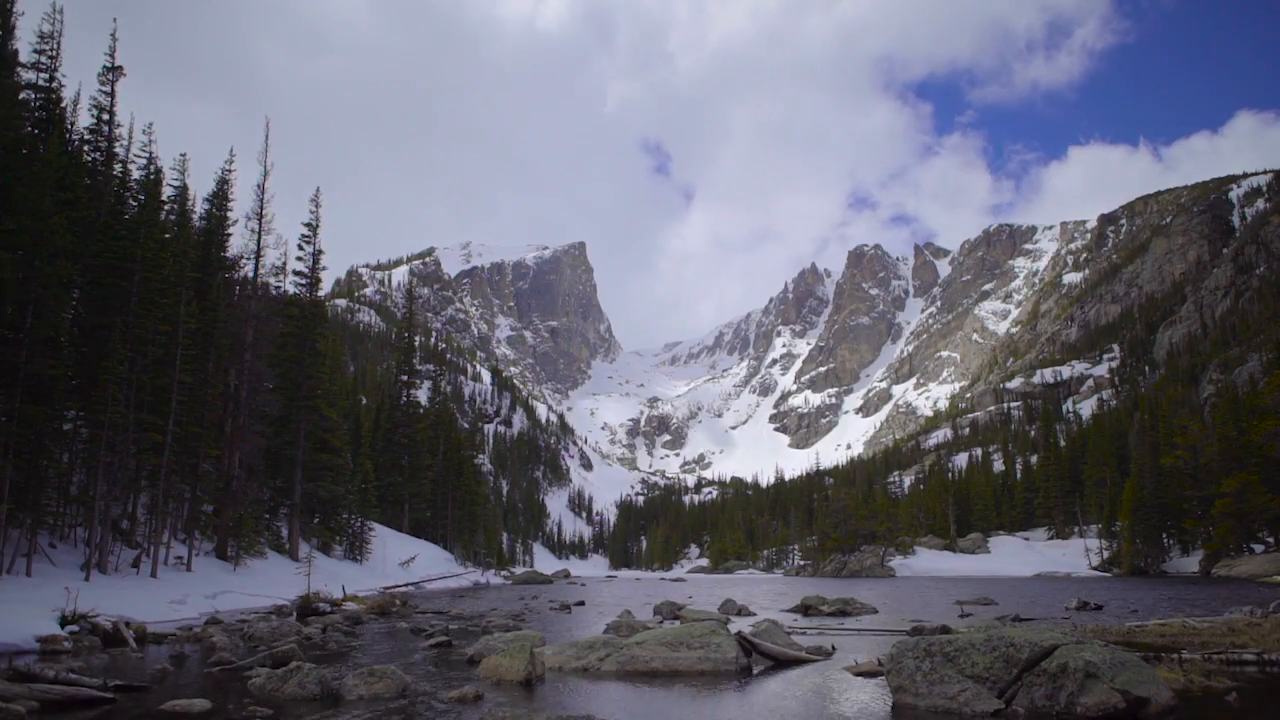
#> input picture frame 41 of resources/Dream_lake_1.mp4, 1280 x 720 px, given in place of the camera
$ python task7.py
#> lines starting #> are read from the running program, lines starting #| are printed output that depends on the picture; after the words box and inside, x2 and y2 are one past the last pixel; in counts of white or black regions, pixels touching at a corner belong together
# Задание 7 (самостоятельно). Отобразить информацию с вебкамеры,
# записать видео в файл, продемонстрировать видео.

import cv2

cap = cv2.VideoCapture(1)
w = int(cap.get(cv2.CAP_PROP_FRAME_WIDTH))
h = int(cap.get(cv2.CAP_PROP_FRAME_HEIGHT))

fourcc = cv2.VideoWriter_fourcc(*'mp4v')
video_writer = cv2.VideoWriter(r'..\resources\output7.mp4', fourcc, 25, (w, h))

while True:
    ret, frame = cap.read()
#> frame is the input picture: shape (720, 1280, 3); mean B, G, R 111.6, 98.5, 98.1
    if not ret:
        break

    height, width, _ = frame.shape
#> height = 720; width = 1280

    rect_width = 100  # Ширина прямоугольника
    rect_height = 300  # Высота прямоугольника

    top_left_x = (width - rect_width) // 2
#> top_left_x = 590
    top_left_y = (height - rect_height) // 2
#> top_left_y = 210
    bottom_right_x = top_left_x + rect_width
#> bottom_right_x = 690
    bottom_right_y = top_left_y + rect_height
#> bottom_right_y = 510
    cv2.rectangle(frame, (top_left_x, top_left_y), (bottom_right_x, bottom_right_y), (0, 0, 255), 2)

    rect_width = 300  # Ширина прямоугольника
    rect_height = 100  # Высота прямоугольника

    top_left_x = (width - rect_width) // 2
#> top_left_x = 490
    top_left_y = (height - rect_height) // 2
#> top_left_y = 310
    bottom_right_x = top_left_x + rect_width
#> bottom_right_x = 790
    bottom_right_y = top_left_y + rect_height
#> bottom_right_y = 410
    cv2.rectangle(frame, (top_left_x, top_left_y), (bottom_right_x, bottom_right_y), (0, 0, 255), 2)
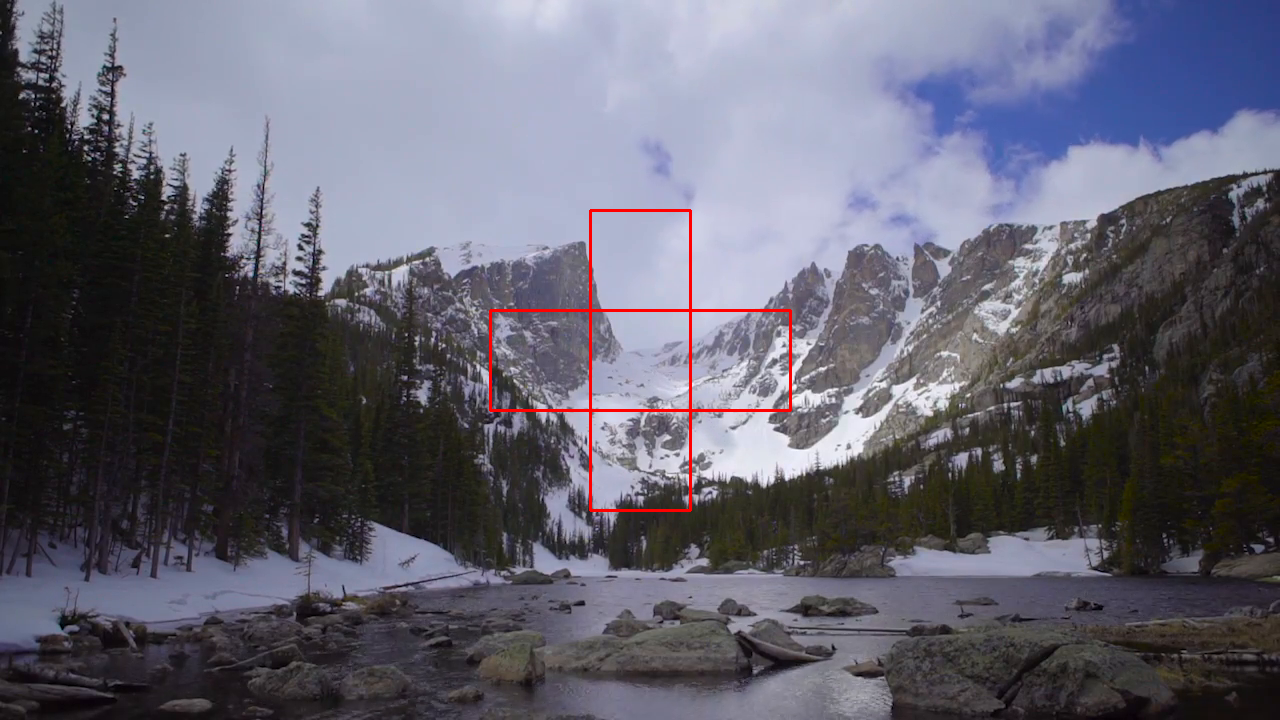
#> frame: shape (720, 1280, 3); mean B, G, R 110.7, 97.7, 98.6
    ROI = frame[top_left_y:top_left_y + rect_height, top_left_x:top_left_x + rect_width]
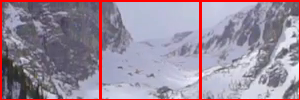
#> ROI: shape (100, 300, 3); mean B, G, R 155.6, 139.2, 154.9

    blur = cv2.GaussianBlur(ROI, (101, 1), 30)
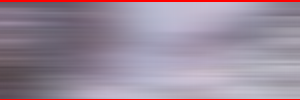
#> blur: shape (100, 300, 3); mean B, G, R 156, 139.6, 154.5
    frame[top_left_y:top_left_y + rect_height, top_left_x:top_left_x + rect_width] = blur
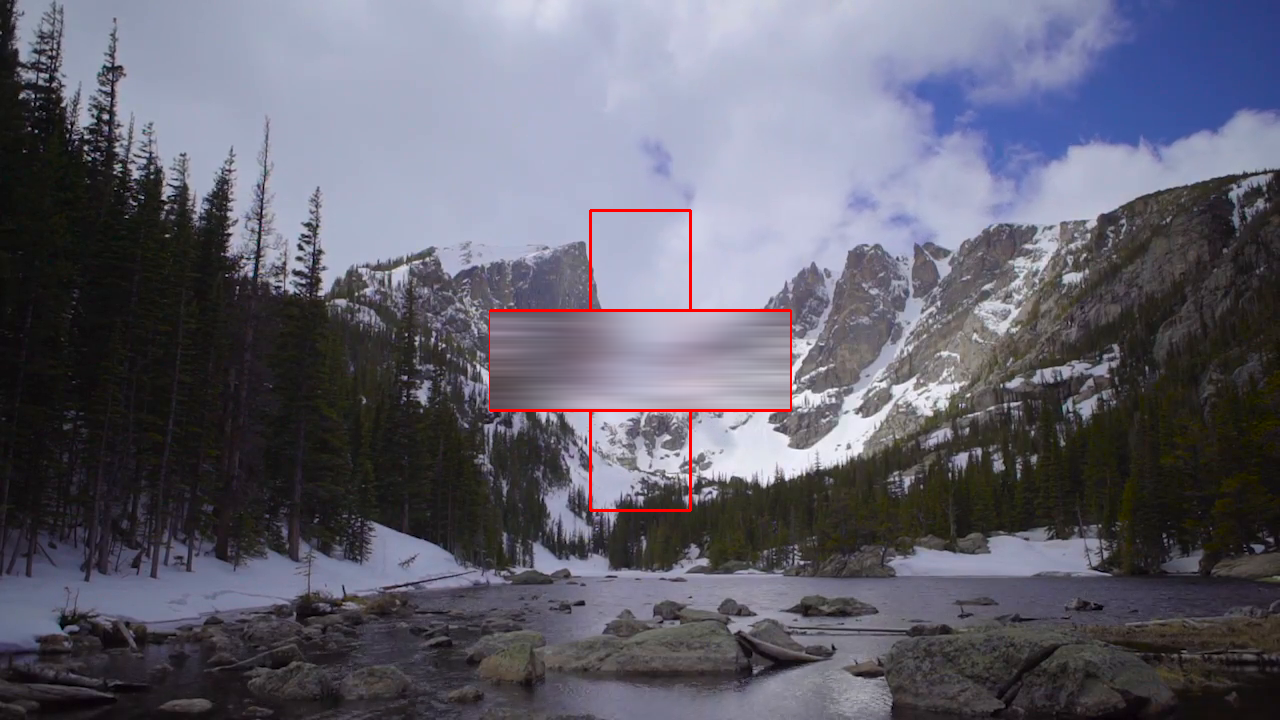
#> frame: shape (720, 1280, 3); 3.16% of pixels changed, all inside (x1, y1, x2, y2) = (490, 312, 790, 409)

    cv2.imshow("Video", frame)
    video_writer.write(frame)

    if cv2.waitKey(1) & 0xFF == 27:
#> (key Esc is pressed here)
        break

video_writer.release()
cap.release()
cv2.destroyAllWindows()

$ run again, starting later in the video
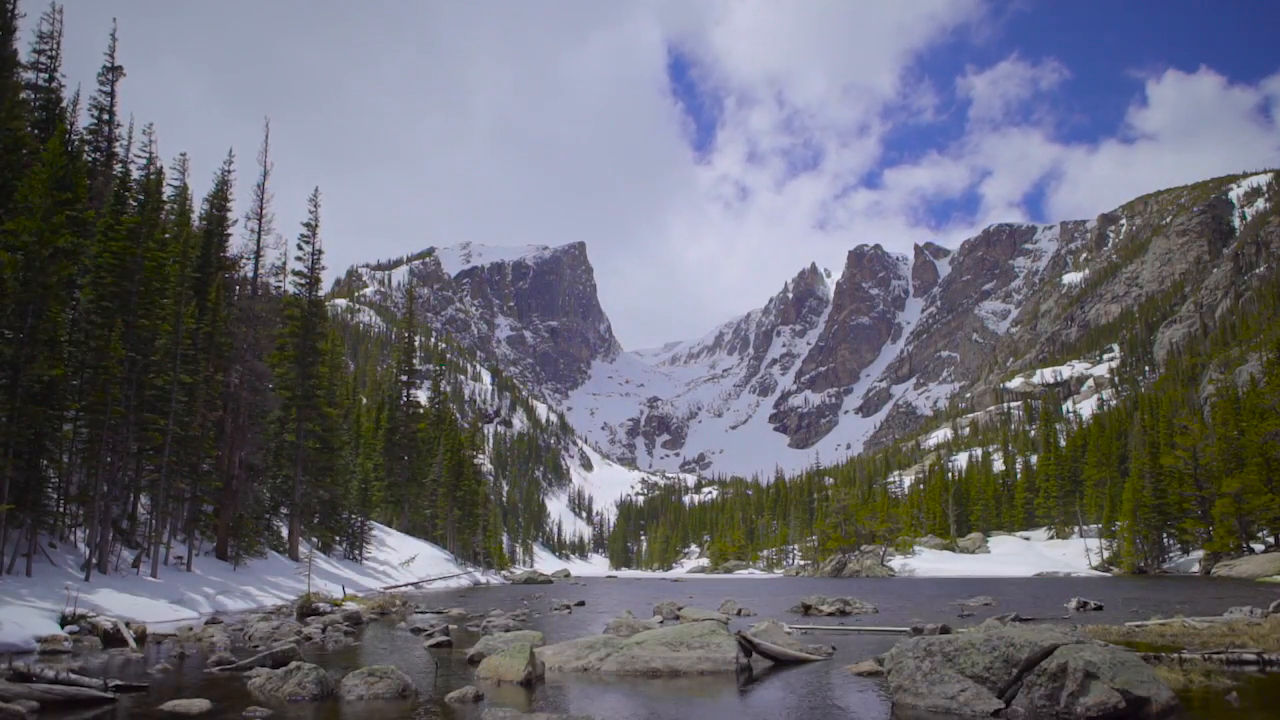
#> input picture frame 187 of resources/Dream_lake_1.mp4, 1280 x 720 px, given in place of the camera
#> frame is the input picture: shape (720, 1280, 3); mean B, G, R 115.7, 105.9, 105.3
#> `blur = cv2.GaussianBlur(ROI, (101, 1), 30)`:
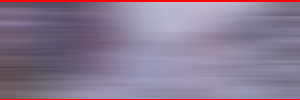
#> blur: shape (100, 300, 3); mean B, G, R 145.2, 122.7, 137.7
#> `frame[top_left_y:top_left_y + rect_height, top_left_x:top_left_x + rec..`:
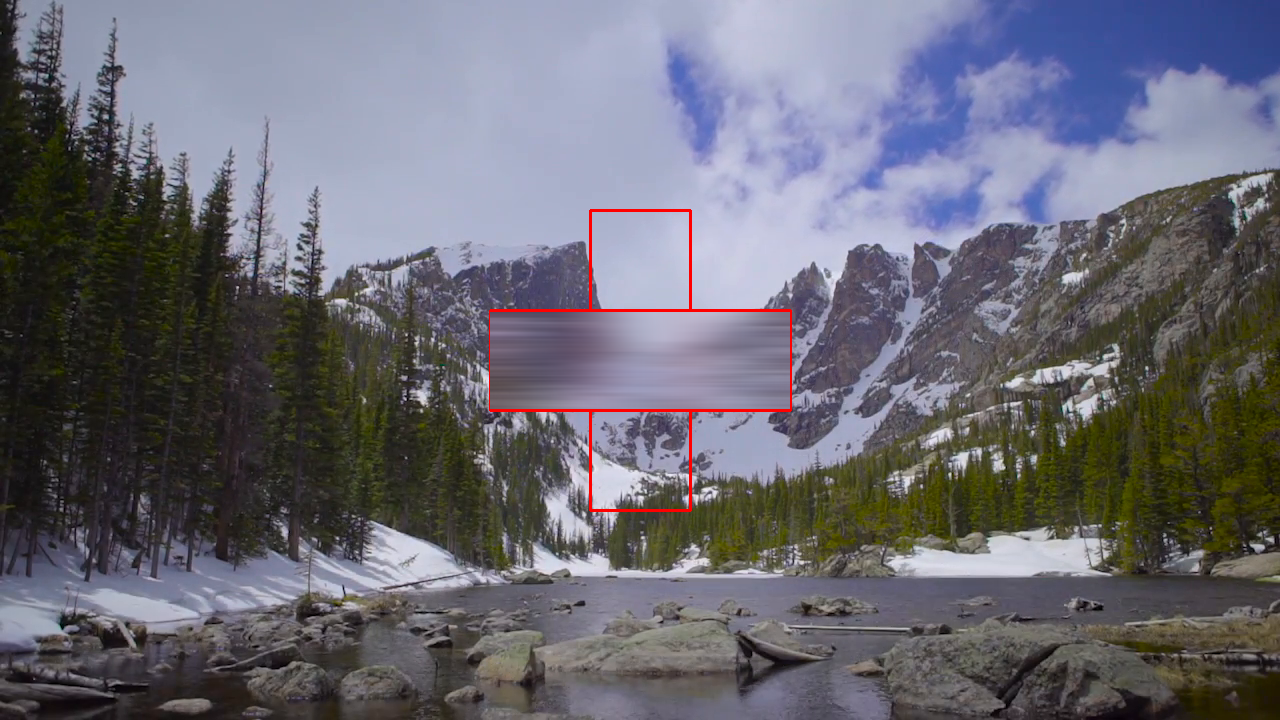
#> frame: shape (720, 1280, 3); mean B, G, R 114.8, 105.2, 105.9

$ run again, starting later in the video
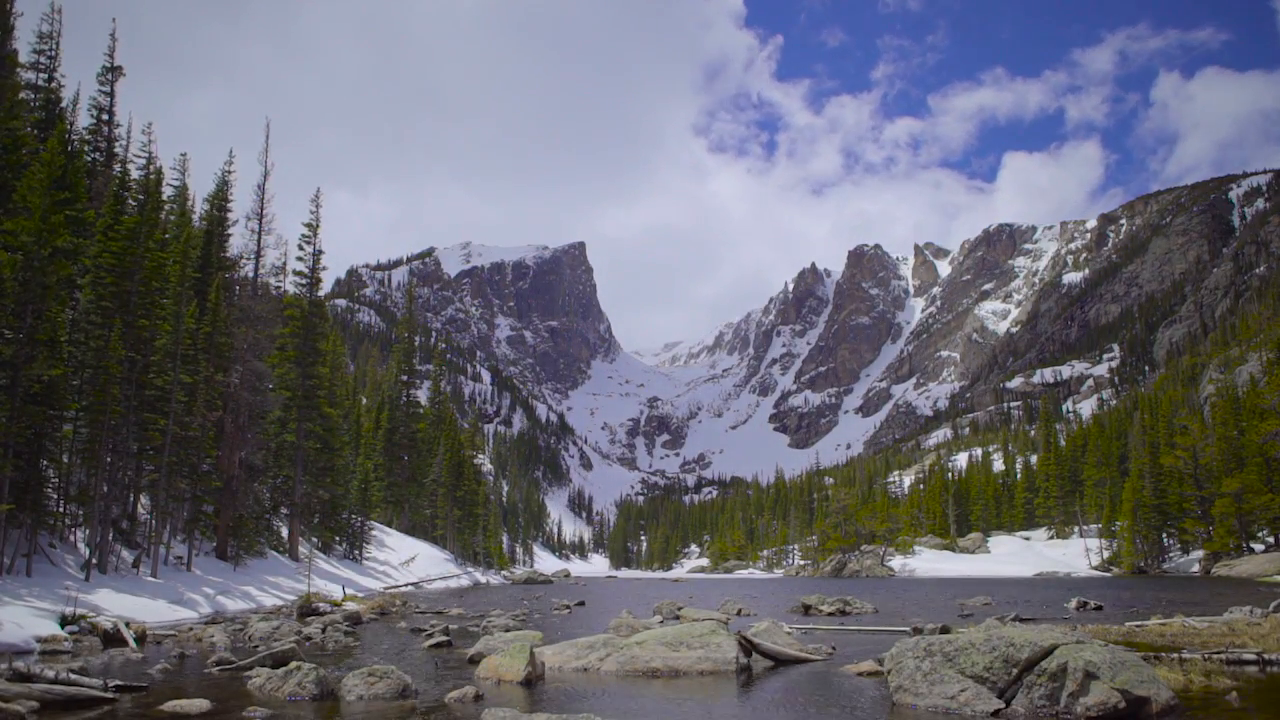
#> input picture frame 333 of resources/Dream_lake_1.mp4, 1280 x 720 px, given in place of the camera
#> frame is the input picture: shape (720, 1280, 3); mean B, G, R 114.4, 104.4, 103.8
#> `blur = cv2.GaussianBlur(ROI, (101, 1), 30)`:
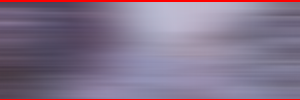
#> blur: shape (100, 300, 3); mean B, G, R 139.6, 115.6, 130.9
#> `frame[top_left_y:top_left_y + rect_height, top_left_x:top_left_x + rec..`:
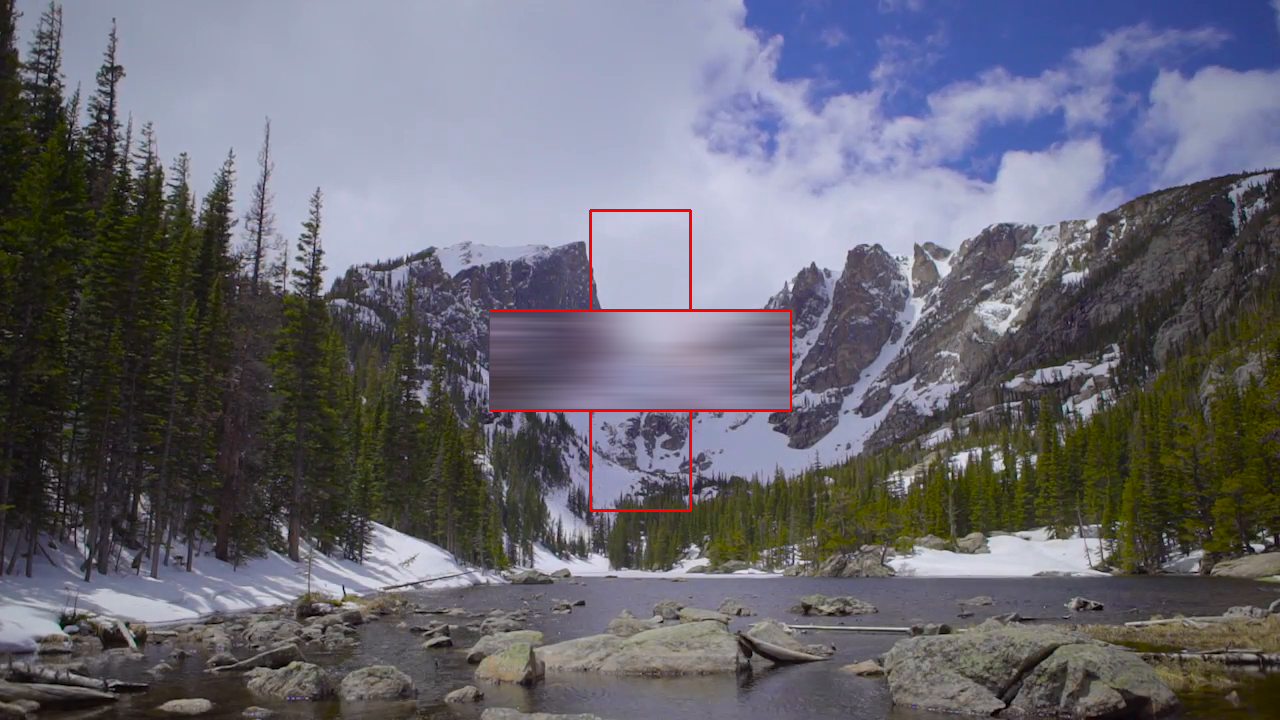
#> frame: shape (720, 1280, 3); mean B, G, R 113.7, 103.7, 104.4
